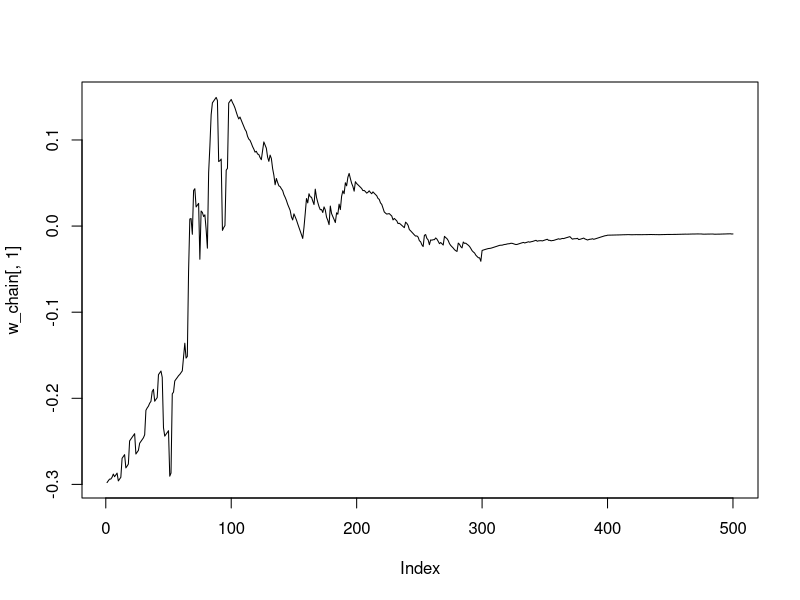
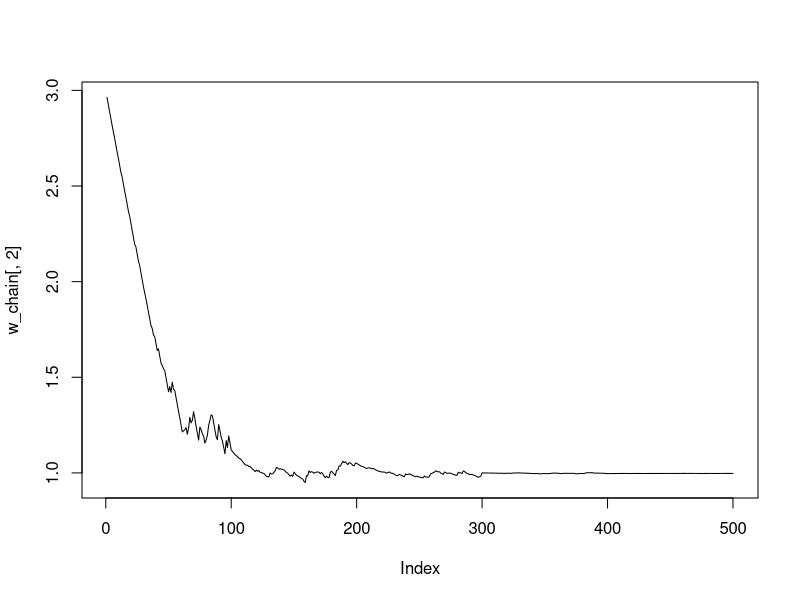

The R script that drew these images, in order: (Note: a time limit stopped this script after it produced the figures.)
## ---- chunk 1
# call libraries
#install.packages("numDeriv")
library(numDeriv)
#install.packages("nloptr")
library(nloptr)
## ---- chunk 2
# Load R package for printing
library(knitr)
## ---- chunk 3
# Set a seed of the randon number generator
set.seed(2023)
## ---- chunk 4
data_generating_model <- function(n,w) {
  z <- rep( NaN, times=n*2 )
  z <- matrix(z, nrow = n, ncol = 2)
  z[,1] <- runif(n, min = -10, max = 10)
  p <- w[1] + w[2]*z[,1] 
  p <- exp(p) / (1+exp(p))
  z[,2] <- rbinom(n, size = 1, prob = p)
  return(z)
}
## ---- chunk 5
set.seed(2023)
n_obs <- 500
w_true <- c(0,1)  
z_obs <- data_generating_model(n = n_obs, w = w_true) 
w_true <- as.numeric(glm(z_obs[,2]~ 1+ z_obs[,1],family = "binomial" )$coefficients)
## ---- chunk 6
prediction_rule <- function(x,w) {
  h <- w[1]+w[2]*x
  h <- exp(h) / (1.0 + exp(h) )
  return (h)
}
## ---- chunk 7
loss_fun <- function(w,z) {
  x = z[1]
  y = z[2]
  h <- prediction_rule(x,w)
  ell <- -y*log(h) - (1-y)*log(1-h)
  return (ell)
}
## ---- chunk 8
empirical_risk_fun <- function(w,z,n) {
  x = z[,1]
  y = z[,2]
  R <- 0.0
  for (i in 1:n) {
    R <- R + loss_fun(w,z[i,])
  }
  R <- R / n
  return (R)
}
## ---- chunk 9
learning_rate <-function(t,t0=3) {
  eta <- t0 / t
  return( eta )
}
## ---- chunk 10
grad_loss_fun <- function(w,z) {
  x = z[1]
  y = z[2]
  h <- prediction_rule(x,w)
  grd <- c(h-y, (h-y)*x)
  return (grd)
}
## ---- chunk 11
grad_risk_fun <- function(w,z,n) {
  grd <- 0.0
  for (i in 1:n) {
    grd <- grd + grad_loss_fun(w,z[i,])
  }
  grd <- grd / n
  return (grd)
}

## ---- chunk 12
set.seed(2023)
n_obs <- 100000
w_true <- c(0,1)  
z_obs <- data_generating_model(n = n_obs, w = w_true)
w_true <- as.numeric(glm(z_obs[,2]~ 1+ z_obs[,1],family = "binomial" )$coefficients)
## ---- chunk 13
m <- 1
eta <- 0.5
Tmax <- 500
kappa <- 100
Qstop <- 0 
t <- 0
#
#seeds
w_seed <- c(-0.3,3.0)
w <- w_seed
w_chain <- c()
cv_w <- w  
erf_fun <- function(w, z = z_obs, n=n_obs) {
  return( empirical_risk_fun(w, z, n) ) 
}
cv_grad_risk <- numDeriv::grad( erf_fun, cv_w ) #control variate
#
while ( Qstop == 0 ) {
  # counter
  t <- t +  1
  cat( t ) ; cat( ' ' ) ## counter added for display reasons
  # step 1: update  
  J <- sample.int(n = n_obs, size = m, replace = TRUE)
  if (m==1) {
    zbatch <- matrix(z_obs[J,],1,2)
  }
  else {
    zbatch <- z_obs[J,]
  }
  #eta <- learning_rate( t )
  erf_fun <- function(w, z = zbatch, n=m) {
    return( empirical_risk_fun(w, z, n) ) 
  }
  w <- w - eta * (numDeriv::grad( erf_fun, w ) -numDeriv::grad( erf_fun, cv_w ) +cv_grad_risk )
  #w <- w - eta * grad_risk_fun( w, zbatch, m )
  # record
  w_chain <- rbind(w_chain, w)
  # control variate step
  if ( (t %% kappa) == 0) {
    cv_w <- w  
    erf_fun <- function(w, z = z_obs, n=n_obs) {
      return( empirical_risk_fun(w, z, n) ) 
    }
    cv_grad_risk <- numDeriv::grad( erf_fun, cv_w ) #controle variate
  }
  # step 2: check for termination 
  if ( t>= Tmax ) {
    Qstop <- 1
  }
}
plot(w_chain[,1], type='l') #+ abline(h=w_true[1], col='red')
plot(w_chain[,2], type='l') #+abline(h=w_true[2], col='red')
## ---- chunk 14
#
# The following is supposed to take veery long time to run. It is provided only for illustration purposes.  
# In the assesments the requested tasks will take less time.
#
m <- 1
eta <- 0.5
Tmax <- 500
kappa <- 10
Qstop <- 0 
t <- 0
#
#seeds
w_seed <- c(-0.3,3.0)
w <- w_seed
w_chain <- c()
cv_w <- w  
erf_fun <- function(w, z = z_obs, n=n_obs) {
  return( empirical_risk_fun(w, z, n) ) 
}
cv_grad_risk <- numDeriv::grad( erf_fun, cv_w ) #control variate
#
while ( Qstop == 0 ) {
  # counter
  t <- t +  1
  cat( t ) ; cat( ' ' ) ## counter added for display reasons
  # step 1: update  
  J <- sample.int(n = n_obs, size = m, replace = TRUE)
  if (m==1) {
    zbatch <- matrix(z_obs[J,],1,2)
  }
  else {
    zbatch <- z_obs[J,]
  }
  #eta <- learning_rate( t )
  erf_fun <- function(w, z = zbatch, n=m) {
    return( empirical_risk_fun(w, z, n) ) 
  }
  w <- w - eta * (numDeriv::grad( erf_fun, w ) -numDeriv::grad( erf_fun, cv_w ) +cv_grad_risk )
  #w <- w - eta * grad_risk_fun( w, zbatch, m )
  # record
  w_chain <- rbind(w_chain, w)
  # control variate step
  if ( (t %% kappa) == 0) {
    cv_w <- w  
    erf_fun <- function(w, z = z_obs, n=n_obs) {
      return( empirical_risk_fun(w, z, n) ) 
    }
    cv_grad_risk <- numDeriv::grad( erf_fun, cv_w ) #controle variate
  }
  # step 2: check for termination 
  if ( t>= Tmax ) {
    Qstop <- 1
  }
}
plot(w_chain[,1], type='l') #+abline(h=w_true[1], col='red')
plot(w_chain[,2], type='l') #+abline(h=w_true[2], col='red')
